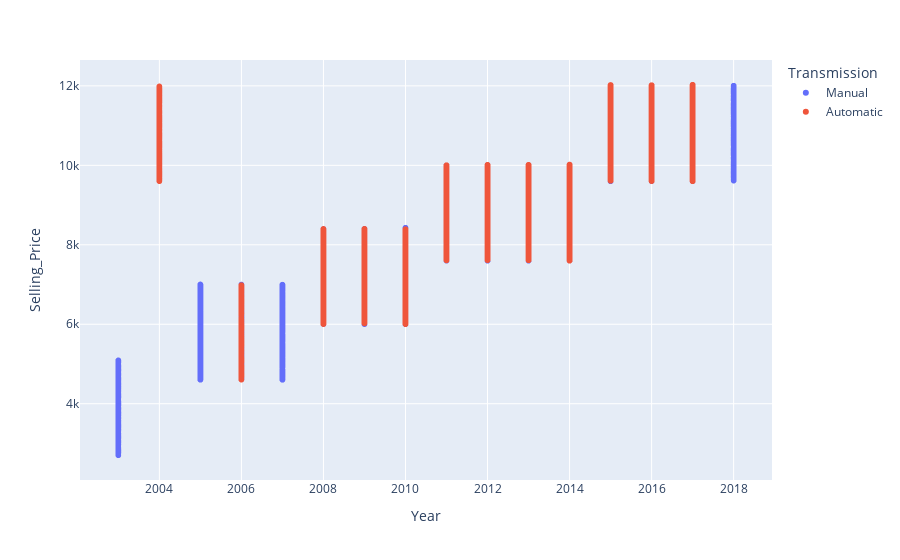

Here is the notebook cell this chart was saved with:
### Code cell
import plotly.express as px 

fig = px.scatter(df , x='Year' , y= 'Selling_Price', color='Transmission' )
fig

### Figure 1 — Plotly figure (JSON) as saved in the notebook; plotly's stock layout.template omitted (floating-point values rounded to 4 significant figures; data arrays with more than 128 entries replaced by an {"elided": "..."} marker saying what was removed)
{"data": [{"hovertemplate": "Transmission=Manual<br>Year=%{x}<br>Selling_Price=%{y}<extra></extra>", "legendgroup": "Manual", "marker": {"color": "#636efa", "symbol": "circle"}, "mode": "markers", "name": "Manual", "showlegend": true, "type": "scattergl", "x": {"elided": "80566 int values"}, "xaxis": "x", "y": {"elided": "80566 float values"}, "yaxis": "y"}, {"hovertemplate": "Transmission=Automatic<br>Year=%{x}<br>Selling_Price=%{y}<extra></extra>", "legendgroup": "Automatic", "marker": {"color": "#EF553B", "symbol": "circle"}, "mode": "markers", "name": "Automatic", "showlegend": true, "type": "scattergl", "x": {"elided": "12499 int values"}, "xaxis": "x", "y": {"elided": "12499 float values"}, "yaxis": "y"}], "layout": {"legend": {"title": {"text": "Transmission"}, "tracegroupgap": 0}, "margin": {"t": 60}, "xaxis": {"anchor": "y", "domain": [0, 1], "title": {"text": "Year"}}, "yaxis": {"anchor": "x", "domain": [0, 1], "title": {"text": "Selling_Price"}}}}
